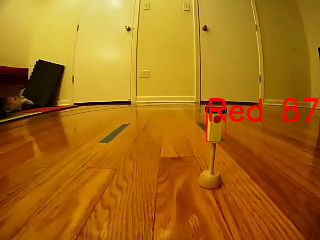
#> input picture frame 52 of SDWagon/DeepPiCar/driver/data/traffic_sign_detection_POV 2019-04-29.mp4, 320 x 240 px, given in place of the camera
$ python lane_follow_opencv_image_only.py
#> lines starting #> are read from the running program, lines starting #| are printed output that depends on the picture; after the words box and inside, x2 and y2 are one past the last pixel; in counts of white or black regions, pixels touching at a corner belong together
### SDWagon/SDCar_Test/hand_coded_lane_follower.py
import cv2
import numpy as np
import logging
import math
import datetime
import sys

_SHOW_IMAGE = False


class HandCodedLaneFollower(object):

    def __init__(self, car=None):
        logging.info('Creating a HandCodedLaneFollower...')
        self.car = car
        self.curr_steering_angle = 90

    def follow_lane(self, frame):
        # Main entry point of the lane follower
        show_image("orig", frame)

        lane_lines, frame = detect_lane(frame)
        final_frame = self.steer(frame, lane_lines)

        return final_frame

    def steer(self, frame, lane_lines):
        logging.debug('steering...')
        if len(lane_lines) == 0:
            logging.error('No lane lines detected, nothing to do.')
            return frame

        new_steering_angle = compute_steering_angle(frame, lane_lines)
        self.curr_steering_angle = stabilize_steering_angle(self.curr_steering_angle, new_steering_angle, len(lane_lines))

        if self.car is not None:
            self.car.front_wheels.turn(self.curr_steering_angle)
        curr_heading_image = display_heading_line(frame, self.curr_steering_angle)
        show_image("heading", curr_heading_image)

        return curr_heading_image


############################
# Frame processing steps
############################
def detect_lane(frame):
    logging.debug('detecting lane lines...')

    edges = detect_edges(frame)
    show_image('edges', edges)

    cropped_edges = region_of_interest(edges)
    show_image('edges cropped', cropped_edges)

    line_segments = detect_line_segments(cropped_edges)
    line_segment_image = display_lines(frame, line_segments)
    show_image("line segments", line_segment_image)

    lane_lines = average_slope_intercept(frame, line_segments)
    lane_lines_image = display_lines(frame, lane_lines)
    show_image("lane lines", lane_lines_image)

    return lane_lines, lane_lines_image


def detect_edges(frame):
    # filter for blue lane lines
    hsv = cv2.cvtColor(frame, cv2.COLOR_BGR2HSV)
    show_image("hsv", hsv)
    lower_blue = np.array([30, 40, 0])
    upper_blue = np.array([150, 255, 255])
    mask = cv2.inRange(hsv, lower_blue, upper_blue)
    show_image("blue mask", mask)

    # detect edges
    edges = cv2.Canny(mask, 200, 400)

    return edges

# [21 lines left out: function detect_edges_old, not called in this run]


def region_of_interest(canny):
    height, width = canny.shape
    mask = np.zeros_like(canny)

    # only focus bottom half of the screen

    polygon = np.array([[
        (0, height * 1 / 2),
        (width, height * 1 / 2),
        (width, height),
        (0, height),
    ]], np.int32)

    cv2.fillPoly(mask, polygon, 255)
    show_image("mask", mask)
    masked_image = cv2.bitwise_and(canny, mask)
    return masked_image


def detect_line_segments(cropped_edges):
    # tuning min_threshold, minLineLength, maxLineGap is a trial and error process by hand
    rho = 1  # precision in pixel, i.e. 1 pixel
    angle = np.pi / 180  # degree in radian, i.e. 1 degree
    min_threshold = 10  # minimal of votes
    line_segments = cv2.HoughLinesP(cropped_edges, rho, angle, min_threshold, np.array([]), minLineLength=8,
                                    maxLineGap=4)

    if line_segments is not None:
        for line_segment in line_segments:
            logging.debug('detected line_segment:')
            logging.debug("%s of length %s" % (line_segment, length_of_line_segment(line_segment[0])))

    return line_segments


def average_slope_intercept(frame, line_segments):
    """
    This function combines line segments into one or two lane lines
    If all line slopes are < 0: then we only have detected left lane
    If all line slopes are > 0: then we only have detected right lane
    """
    lane_lines = []
    if line_segments is None:
        logging.info('No line_segment segments detected')
        return lane_lines

    height, width, _ = frame.shape
    left_fit = []
    right_fit = []

    boundary = 1/3
    left_region_boundary = width * (1 - boundary)  # left lane line segment should be on left 2/3 of the screen
    right_region_boundary = width * boundary # right lane line segment should be on left 2/3 of the screen

    for line_segment in line_segments:
        for x1, y1, x2, y2 in line_segment:
            if x1 == x2:
                logging.info('skipping vertical line segment (slope=inf): %s' % line_segment)
                continue
            fit = np.polyfit((x1, x2), (y1, y2), 1)
            slope = fit[0]
            intercept = fit[1]
            if slope < 0:
                if x1 < left_region_boundary and x2 < left_region_boundary:
                    left_fit.append((slope, intercept))
            else:
                if x1 > right_region_boundary and x2 > right_region_boundary:
                    right_fit.append((slope, intercept))

    left_fit_average = np.average(left_fit, axis=0)
    if len(left_fit) > 0:
        lane_lines.append(make_points(frame, left_fit_average))

    right_fit_average = np.average(right_fit, axis=0)
    if len(right_fit) > 0:
        lane_lines.append(make_points(frame, right_fit_average))

    logging.debug('lane lines: %s' % lane_lines)  # [[[316, 720, 484, 432]], [[1009, 720, 718, 432]]]

    return lane_lines


# [52 lines left out: functions compute_steering_angle, stabilize_steering_angle, not called in this run]


############################
# Utility Functions
############################
def display_lines(frame, lines, line_color=(0, 255, 0), line_width=10):
    line_image = np.zeros_like(frame)
    if lines is not None:
        for line in lines:
            for x1, y1, x2, y2 in line:
                cv2.line(line_image, (x1, y1), (x2, y2), line_color, line_width)
    line_image = cv2.addWeighted(frame, 0.8, line_image, 1, 1)
    return line_image


# [22 lines left out: function display_heading_line, not called in this run]


def length_of_line_segment(line):
    x1, y1, x2, y2 = line
    return math.sqrt((x2 - x1) ** 2 + (y2 - y1) ** 2)


def show_image(title, frame, show=_SHOW_IMAGE):
    if show:
        cv2.imshow(title, frame)


# [54 lines left out: functions make_points, test_photo, test_video, not called in this run]


# [4 lines that do not run on import are left out]
    #test_photo('/home/jetson/DeepPiCar/driver/data/video/car_video_190427_110320_073.png')
    #test_photo(sys.argv[1])
    #test_video(sys.argv[1])

### SDWagon/SDCar_Test/lane_follow_opencv_image_only.py
import logging
#from SDCar import SDCar
import cv2
import datetime
from hand_coded_lane_follower import HandCodedLaneFollower
#from objects_on_road_processor import ObjectsOnRoadProcessor

_SHOW_IMAGE = True

#def process_objects_on_road(image):
#    image = traffic_sign_processor.process_objects_on_road(image)
#    return image

def follow_lane(image):
    image = self.lane_follower.follow_lane(image)
    return image

def cleanup():
    """ Reset the hardware"""
    logging.info('Stopping the car, resetting hardware.')

    car.stop_all()
    camera.release()
    video_orig.release()
    video_lane.release()
    video_objs.release()
    cv2.destroyAllWindows()

def create_video_recorder(path):
    return cv2.VideoWriter(path, fourcc, 20.0, (SCREEN_WIDTH, SCREEN_HEIGHT))

def show_image(title, frame, show=_SHOW_IMAGE):
    if show:
        cv2.imshow(title, frame)


INITIAL_SPEED = 0
SCREEN_WIDTH = 320
SCREEN_HEIGHT = 240


#Create all the objects
#car = SDCar()

lane_follower = HandCodedLaneFollower()
#traffic_sign_processor = ObjectsOnRoadProcessor()


fourcc = cv2.VideoWriter_fourcc(*'XVID')
datestr = datetime.datetime.now().strftime("%y%m%d_%H%M%S")
video_orig = create_video_recorder('../data/tmp/car_video%s.avi' % datestr)
video_lane = create_video_recorder('../data/tmp/car_video_lane%s.avi' % datestr)
video_objs = create_video_recorder('../data/tmp/car_video_objs%s.avi' % datestr)
camera = cv2.VideoCapture(1)
#camera.set(3, SCREEN_WIDTH)
#amera.set(4, SCREEN_HEIGHT)

i=0
while camera.isOpened():
    _, image_lane = camera.read()
#> image_lane is the input picture: shape (240, 320, 3); mean B, G, R 21.4, 108.8, 167.2
    image_lane = cv2.flip(image_lane, -1)
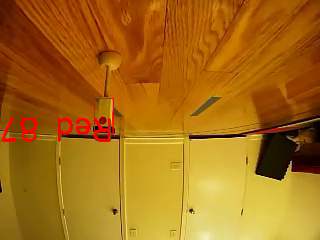
#> image_lane: shape (240, 320, 3); mean B, G, R 21.4, 108.8, 167.2
    #print(image_lane)
    image_objs = image_lane.copy()
    #print(image_objs)
    i += 1
    video_orig.write(image_lane)


    #image_objs = traffic_sign_processor.process_objects_on_road(image_objs)
    #video_objs.write(image_objs)
    #show_image('Detected Objects', image_objs)

    image_lane = lane_follower.follow_lane(image_lane)
#> in detect_edges, `hsv = cv2.cvtColor(frame, cv2.COLOR_BGR2HSV)`: hsv: shape (240, 320, 3); mean H, S, V 18.2, 227.5, 167.2
#> in detect_edges, `mask = cv2.inRange(hsv, lower_blue, upper_blue)`:
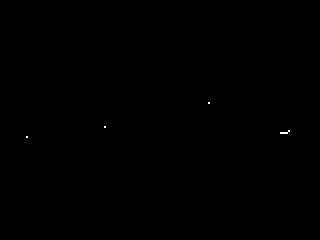
#> mask: shape (240, 320); 0.04% white in thin lines or dots, all inside (x1, y1, x2, y2) = (26, 102, 290, 138)
#> in detect_edges, `edges = cv2.Canny(mask, 200, 400)`: edges: shape (240, 320); 0.01% white in thin lines or dots, all inside (x1, y1, x2, y2) = (280, 130, 290, 134)
#> in region_of_interest, `cv2.fillPoly(mask, polygon, 255)`:
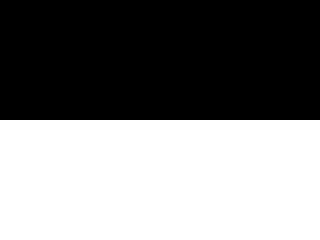
#> mask: shape (240, 320); 50% white; 1 white region, box (x1, y1, x2, y2) and area: (0, 120, 320, 240) 38400
#> in detect_line_segments, `line_segments = cv2.HoughLinesP(cropped_edges, rho, angle, min_thresho..`: line_segments = None
#> in display_lines, `line_image = cv2.addWeighted(frame, 0.8, line_image, 1, 1)`:
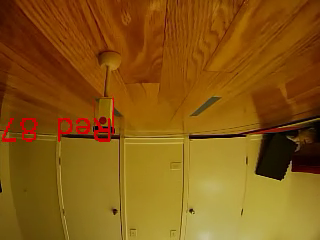
#> line_image: shape (240, 320, 3); mean B, G, R 18.1, 88, 134.8
#> in detect_lane, `lane_lines = average_slope_intercept(frame, line_segments)`: lane_lines = []
#> after the loop in display_lines (call 2), `for line in lines:`: line_image: shape (240, 320, 3); every value is 0
    video_lane.write(image_lane)
    show_image('Lane Lines', image_lane, True)

    #car.accel(20)
    #car.steer(lane_follower.curr_steering_angle)

    if cv2.waitKey(1) & 0xFF == ord('q'):
#> (key q is pressed here)
#> (the run stopped early here; a loop or call above may not have finished)

$ run again, starting later in the video
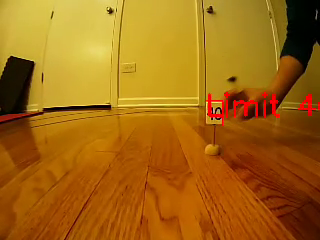
#> input picture frame 236 of SDWagon/DeepPiCar/driver/data/traffic_sign_detection_POV 2019-04-29.mp4, 320 x 240 px, given in place of the camera
#> image_lane is the input picture: shape (240, 320, 3); mean B, G, R 19.3, 104, 161.8
#> hsv: shape (240, 320, 3); mean H, S, V 19.1, 229.2, 161.9
#> in detect_edges, `mask = cv2.inRange(hsv, lower_blue, upper_blue)`:
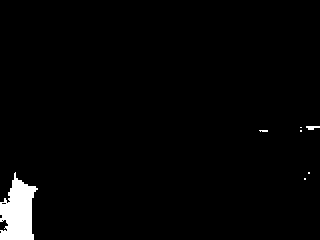
#> mask: shape (240, 320); 2.3% white; 7 white regions (5 under 20 px), largest, box (x1, y1, x2, y2) and area: (0, 172, 38, 240) 1662, (306, 126, 320, 130) 40
#> edges: shape (240, 320); 0.26% white in thin lines or dots, all inside (x1, y1, x2, y2) = (0, 125, 320, 240)
#> in detect_line_segments, `line_segments = cv2.HoughLinesP(cropped_edges, rho, angle, min_thresho..`: line_segments = [[0, 201, 8, 200], [31, 232, 31, 199], [11, 187, 13, 174], [306, 126, 317, 125], [16, 177, 29, 185], [8, 199, 9, 189], [0, 232, 7, 224], [5, 204, 8, 192]]
#> the loop in detect_line_segments, `for line_segment in line_segments:` made 8 passes
#> the loop in display_lines, `for line in lines:` made 8 passes
#> the loop in average_slope_intercept, `for line_segment in line_segments:` made 8 passes
#> after the loop in average_slope_intercept, `for line_segment in line_segments:`: left_fit = [(-0.125, 201), (-6.5, 258.5), (-10, 279), (-1.14, 232), (-4, 224)]; right_fit = []
#> left_fit_average = [-4.35, 238.9]
#> slope = -4.35; intercept = 238.9
#> in make_points, `x1 = max(-width, min(2 * width, int((y1 - intercept) / slope)))`: x1 = 0
#> in make_points, `x2 = max(-width, min(2 * width, int((y2 - intercept) / slope)))`: x2 = 27
#> right_fit_average = nan
#> in detect_lane, `lane_lines = average_slope_intercept(frame, line_segments)`: lane_lines = [[[0, 240, 27, 120]]]
#> the loop in display_lines (call 2), `for line in lines:` made 1 pass
#> in compute_steering_angle, `x1, _, x2, _ = lane_lines[0][0]`: x1 = 0; x2 = 27
#> angle_to_mid_radian = 0.221
#> angle_to_mid_deg = 12
#> steering_angle = 102
#> angle_deviation = 12
#> stabilized_steering_angle = 91
#> steering_angle_radian = 1.59
#> in display_heading_line, `x2 = int(x1 - height / 2 / math.tan(steering_angle_radian))`: x2 = 162
#> in display_heading_line, `heading_image = cv2.addWeighted(frame, 0.8, heading_image, 1, 1)`:
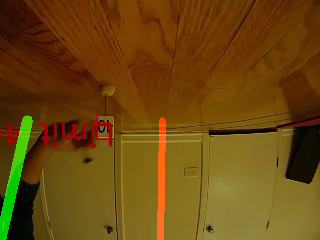
#> heading_image: shape (240, 320, 3); mean B, G, R 14.2, 71.4, 106.7

$ run again, starting later in the video
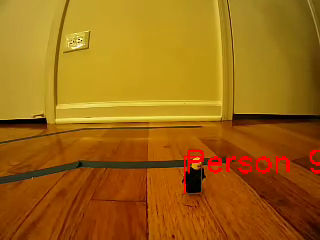
#> input picture frame 420 of SDWagon/DeepPiCar/driver/data/traffic_sign_detection_POV 2019-04-29.mp4, 320 x 240 px, given in place of the camera
#> image_lane is the input picture: shape (240, 320, 3); mean B, G, R 17.9, 103.3, 158.7
#> hsv: shape (240, 320, 3); mean H, S, V 18.7, 228.5, 158.8
#> in detect_edges, `mask = cv2.inRange(hsv, lower_blue, upper_blue)`:
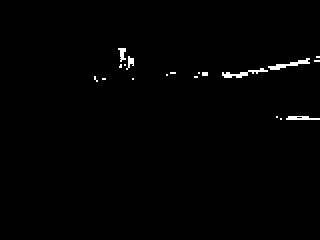
#> mask: shape (240, 320); 0.88% white; 19 white regions (13 under 20 px), largest, box (x1, y1, x2, y2) and area: (268, 58, 310, 70) 168, (222, 68, 268, 78) 164, (286, 116, 320, 120) 105, (118, 48, 126, 62) 66, (126, 56, 134, 70) 55, (202, 72, 208, 76) 24
#> edges: shape (240, 320); 0.44% white in thin lines or dots, all inside (x1, y1, x2, y2) = (93, 47, 320, 120)
#> masked_image: shape (240, 320); every value is 0
#> line_segments = None
#> in display_lines, `line_image = cv2.addWeighted(frame, 0.8, line_image, 1, 1)`:
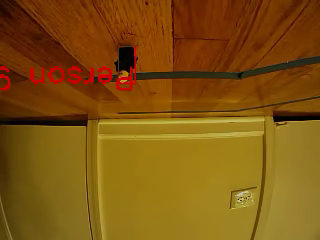
#> line_image: shape (240, 320, 3); mean B, G, R 15.4, 83.6, 128
#> in detect_lane, `lane_lines = average_slope_intercept(frame, line_segments)`: lane_lines = []
